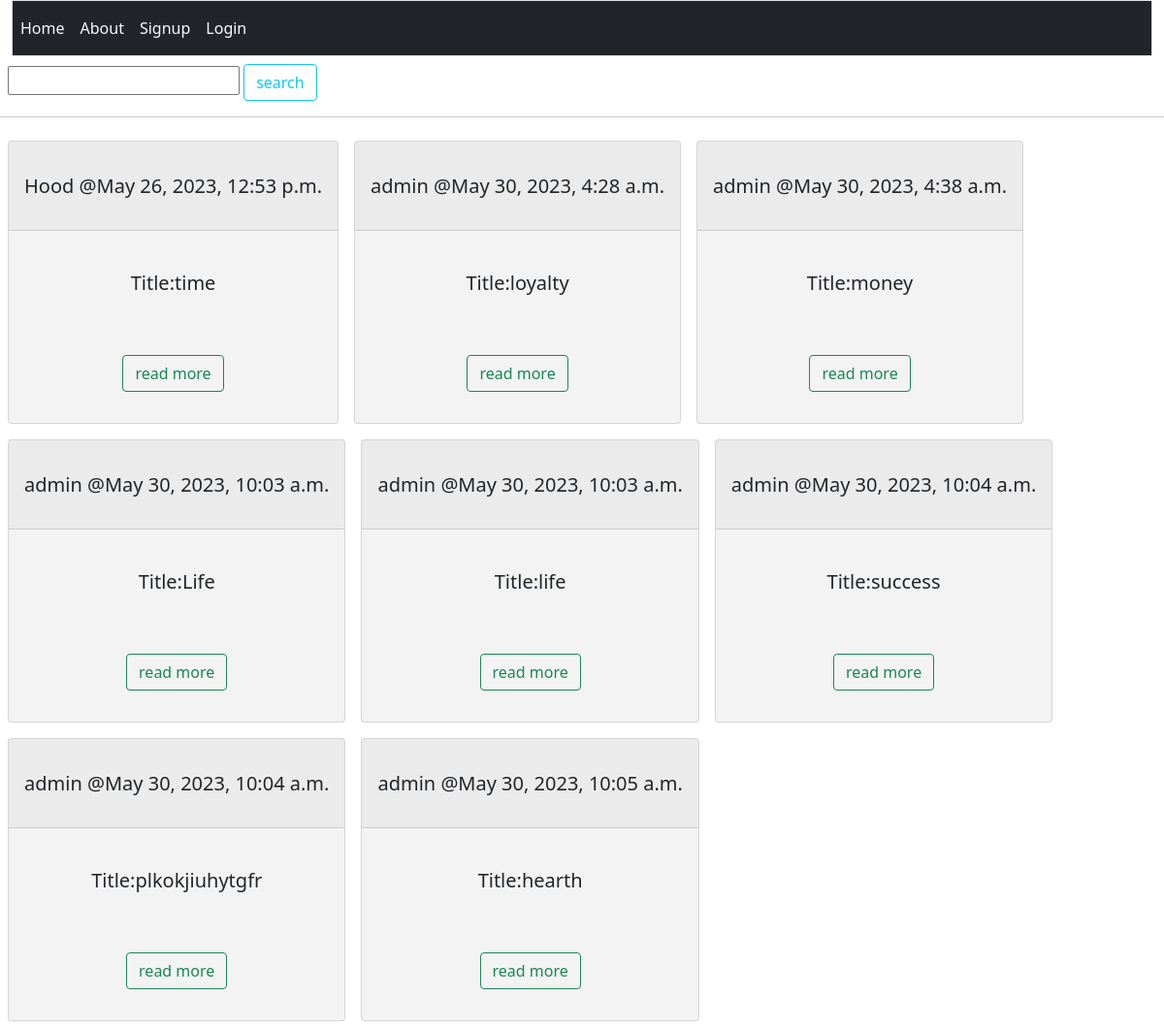
The page / on the database its author committed.
### main/models.py (models this page shows, shortened)
class Post(models.Model):
    created_by=models.ForeignKey(User,on_delete=models.CASCADE)#user akiwa deleted,hadi post zake zikue deleted
    title=models.CharField(max_length=200)
    note = models.TextField()
    created_at=models.DateTimeField(auto_now_add=True)
    updated_at=models.DateTimeField(auto_now=True)

### main/views.py (the view)
# urls.py: path('',views.home,name="home"),
def home(request):
    posts=Post.objects.all()
    return render(request,"main/home.html",{
        'posts':posts
    })

### main/templates/main/home.html (shortened to what this page needs)
{% extends 'main/base.html' %}
{% block content %}
<form method="GET" action="{% url 'main:search'%}" class=" m-2">
    <input type="text" name="query" value="{{query}}" class="text-dark">
    <button type="submit" class="btn btn-outline-info " placeholder="search by title or writer">search</button>
</form>
<hr>
<div class="flex-container">
    {% for post in posts  %}
        <div class="card m-2">
            <div class="card-header">{{post.created_by.username}} @{{post.created_at}}</div>
            <div class="card-body ">
                    <p>Title:{{post.title}}</p>
                    <a href="{% url 'main:note' post.id%}"><button class="btn btn-outline-success">read more</button></a>
            </div>
        </div>{%empty%}<p>No posts Yet :(</p>
{% endfor %}
</div>
{% endblock  %}

### main/templates/main/base.html (shortened to what this page needs)
<!DOCTYPE html>
<html lang="en">
<head>
    <link href="https://cdn.jsdelivr.net/npm/bootstrap@5.0.2/dist/css/bootstrap.min.css" rel="stylesheet">
</head>
<body class="ml-auto">
    <div class="container-fluid">
        <nav class="navbar navbar-expand-md bg-dark navbar-dark border nav-pills" id="navvar">
            <div class="collapse navbar-collapse " id="nav">
                <div class="navbar-nav justified" >
                    {% if user.is_authenticated %}
                    <a class="nav-link nav-item text-light rounded btn btn-outline-info" aria-current="page" href="{% url 'main:home' %}" id="mynav">Home</a>
                    <a class="nav-link nav-item text-light rounded align-right" href="{% url 'main:post' %}" id="mynav">create</a>&nbsp;&nbsp;&nbsp;&nbsp;&nbsp;&nbsp;&nbsp;&nbsp;&nbsp;&nbsp;&nbsp;&nbsp;&nbsp;&nbsp;<a class="nav-link nav-item text-light rounded align-right" href="{% url 'main:passwdchange' %}" id="mynav">Change password</a>&nbsp;&nbsp;&nbsp;&nbsp;&nbsp;&nbsp;&nbsp;&nbsp;&nbsp;&nbsp;&nbsp;&nbsp;&nbsp;&nbsp;&nbsp;&nbsp;&nbsp;&nbsp;&nbsp;&nbsp;&nbsp;&nbsp;&nbsp;&nbsp;&nbsp;&nbsp;&nbsp;&nbsp;&nbsp;&nbsp;&nbsp;&nbsp;&nbsp;&nbsp;&nbsp;&nbsp;&nbsp;&nbsp;&nbsp;&nbsp;&nbsp;&nbsp;&nbsp;&nbsp;&nbsp;&nbsp;&nbsp;&nbsp;&nbsp;&nbsp;&nbsp;&nbsp;&nbsp;&nbsp;&nbsp;&nbsp;&nbsp;&nbsp;&nbsp;&nbsp;&nbsp;&nbsp;&nbsp;&nbsp;&nbsp;&nbsp;&nbsp;&nbsp;&nbsp;&nbsp;&nbsp;&nbsp;&nbsp;&nbsp;&nbsp;&nbsp;&nbsp;&nbsp;&nbsp;&nbsp;&nbsp;&nbsp;&nbsp;&nbsp;&nbsp;&nbsp;&nbsp;&nbsp;&nbsp;&nbsp;&nbsp;&nbsp;&nbsp;&nbsp;&nbsp;&nbsp;&nbsp;&nbsp;&nbsp;&nbsp;
                    &nbsp;&nbsp;&nbsp;&nbsp;&nbsp;&nbsp;&nbsp;&nbsp;&nbsp;&nbsp;&nbsp;&nbsp;&nbsp;&nbsp;&nbsp;&nbsp;&nbsp;&nbsp;&nbsp;&nbsp;&nbsp;&nbsp;&nbsp;&nbsp;&nbsp;&nbsp;&nbsp;&nbsp;&nbsp;&nbsp;&nbsp;&nbsp;&nbsp;&nbsp;&nbsp;&nbsp;&nbsp;&nbsp;
                    {% comment %} form ya kusearch {% endcomment %}
                    &nbsp;&nbsp;&nbsp;&nbsp;&nbsp;&nbsp;&nbsp;&nbsp;&nbsp;&nbsp;&nbsp;&nbsp;&nbsp;&nbsp;&nbsp;&nbsp;&nbsp;&nbsp;&nbsp;&nbsp;&nbsp;&nbsp;&nbsp;&nbsp;&nbsp;&nbsp;&nbsp;&nbsp;&nbsp;&nbsp;&nbsp;&nbsp;&nbsp;&nbsp;
                    <a class="nav-link nav-item text-light rounded" href="{% url 'main:logout' %}" id="mynav">Logout</a>&nbsp;&nbsp;
                    <i class="fa-solid fa-circle-user fa-beat fa-lg mt-3" style="color: #eeeff2;"></i><p class="p-2 ml-4 mb-1 text-light">{{request.user}} | Logged In<p>
                    {% else %}
                    <a class="nav-link nav-item text-light rounded btn btn-outline-info" aria-current="page" href="{% url 'main:home' %}" id="mynav">Home</a>
                    <a class="nav-link nav-item text-light rounded" href="#" id="mynav">About</a>
                    <a class="nav-link nav-item text-light rounded" href="{% url 'main:signup' %}" id="mynav">Signup</a>
                    <a class="nav-link nav-item text-light rounded" href="{% url 'main:login' %}" id="mynav">Login</a>
                    {% endif %}
                </div>
            </div>
        </nav>
    </div>
        {%block content%}
        {%endblock%}
</body>
</html>

### main/templates/main/base.html (style rules this page uses)
.flex-container { display: flex; flex-wrap: wrap; }
.flex-container > div { background-color: #f1f1f1d6; width: 33%%; margin: 10px; text-align: center; line-height: 75px; font-size: 20px; }

### rows shown on the page
Post: created_by.username "Hood", created_at "May 26, 2023, 12:53 p.m.", title "time"
Post: created_by.username "admin", created_at "May 30, 2023, 4:28 a.m.", title "loyalty"
Post: created_by.username "admin", created_at "May 30, 2023, 4:38 a.m.", title "money"
Post: created_by.username "admin", created_at "May 30, 2023, 10:03 a.m.", title "Life"
Post: created_by.username "admin", created_at "May 30, 2023, 10:03 a.m.", title "life"
Post: created_by.username "admin", created_at "May 30, 2023, 10:04 a.m.", title "success"
Post: created_by.username "admin", created_at "May 30, 2023, 10:04 a.m.", title "plkokjiuhytgfr"
Post: created_by.username "admin", created_at "May 30, 2023, 10:05 a.m.", title "hearth"
